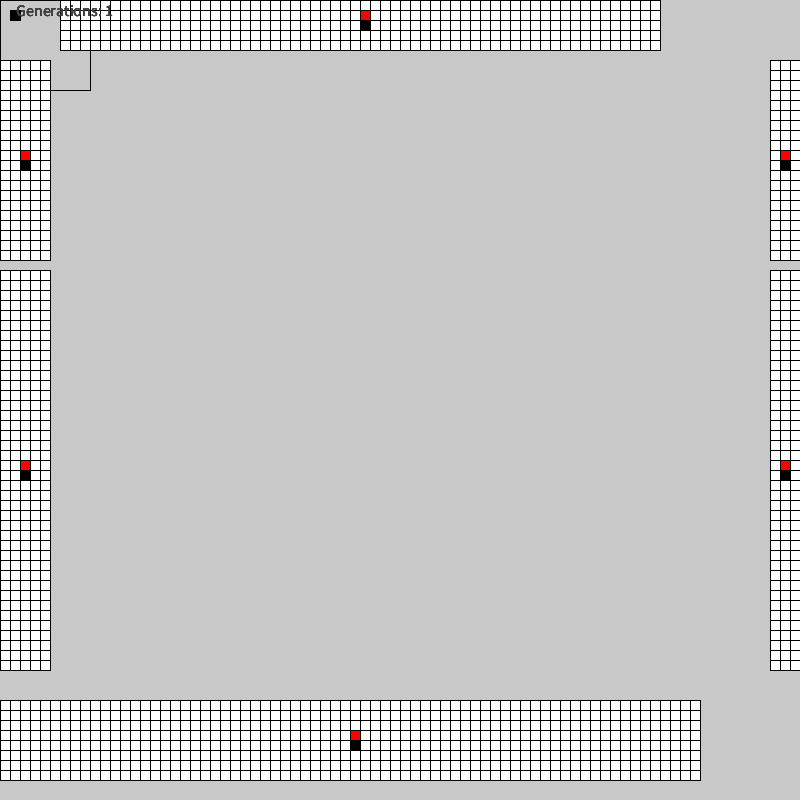
Frame 1 (no input)
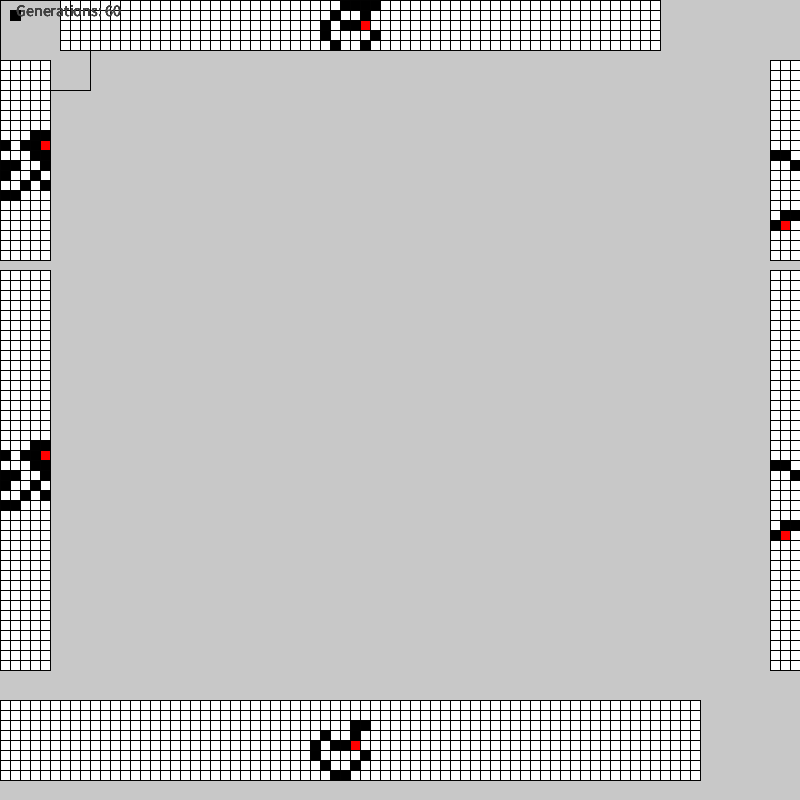
Frame 60 (the mouse pressed at the canvas centre just before this capture)
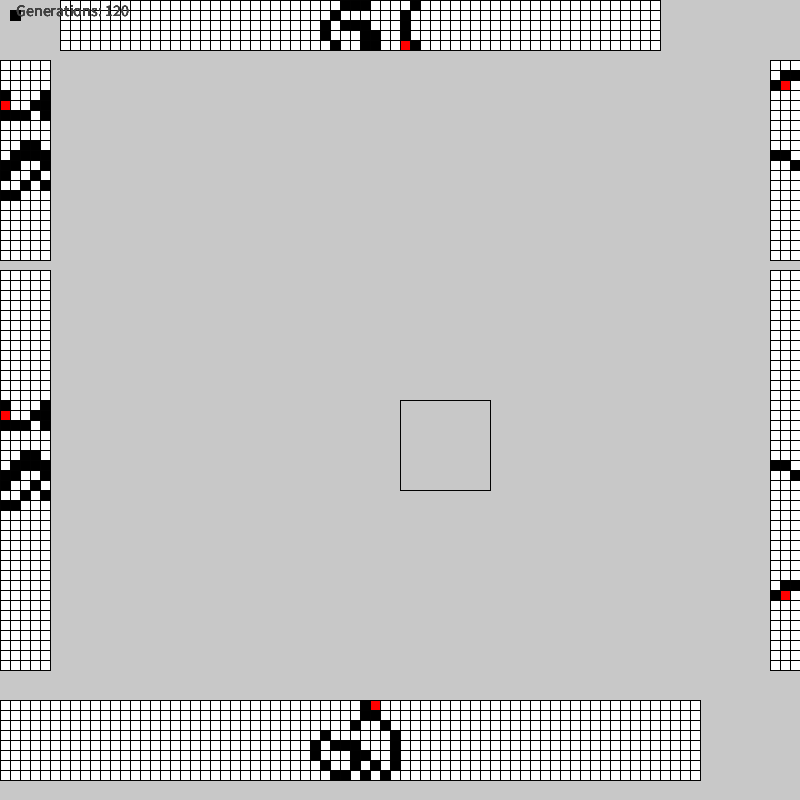
Frame 120 (the mouse held since frame 60 and released just before this capture)

The Processing sketch that drew these frames (run headless with seeded random() and noise(); from frame 60 on, the mouse is pressed at the canvas centre):

// Processing sketch: langtons_ant_windows
// ── langtons_ant_windows.pde
// Langtons Ant

// 2d Grid

// Ant mpves

LangtonsAnt board1;
LangtonsAnt board2;
LangtonsAnt board3;

ArrayList<LangtonsAnt> antBoards = new ArrayList<LangtonsAnt>();



// Objects can be added to an ArrayList with add()
//particles.add(new Particle());
boolean strokes = true;
void setup() {
  //noStroke();
  //frameRate(30);
  size(800,800);
  
  //top
  antBoards.add(new LangtonsAnt(60,0, 5, 60));
  
  //left
  antBoards.add(new LangtonsAnt(0,60, 20, 5));
  antBoards.add(new LangtonsAnt(0,270, 40, 5));
  
  //bottom
  antBoards.add(new LangtonsAnt(0,700, 8, 70));
  
  //right
  antBoards.add(new LangtonsAnt(770,60, 20, 3));
  antBoards.add(new LangtonsAnt(770,270, 40, 3));
 

  
 
}
void draw() {
  // call object
  background(200);
  fill(0);
  rect(10,10,10,10);
  for(LangtonsAnt ant : antBoards) {
    ant.updateAndDraw();
  }
  //board1.updateAndDraw();
  //board2.updateAndDraw();
  //board3.updateAndDraw();
  noFill();
  stroke(2);
  rect(mouseX, mouseY, 90,90);
  if(strokes) {
    stroke(2);
  } else {
    noStroke();
  }
  //noStroke();
}

void mouseClicked() {
  antBoards.add(new LangtonsAnt(mouseX, mouseY, 9,9));
}

void keyPressed() {
  if (key == 'a') {
    strokes = !strokes;
    print("a");
    
  }
}
// ── LangtonsAnt.pde
class LangtonsAnt {
  int rows = 80;
  int cols = 80;
  int [][] grid;
  
  int size;
  
  int boardX;
  int boardY;
  int antX;
  int antY;
  int dir;
  int cell;
  int generations;
  LangtonsAnt(int bx, int by, int nRows, int nCols) {
    rows = nRows;
    cols = nCols;
    boardX = bx;
    boardY = by;
    grid = new int[cols][rows];
  
    size = 10;
  
    antX = cols/2;
    antY = rows/2;
    dir = 0;
    cell = 0;
    generations = 0;
    init();
    
  }
  void init() {
     for (int i = 0; i < cols; i ++ ) {
     for (int j = 0; j < rows; j++) {
       //grid[i][j] = i % 2;
       //grid[i][j] = (((float)(j * cols )+ i ) / 100) * 255;
       grid[i][j] = 0;
     }
  }
  }
  void drawBoard() {
    pushMatrix();
    translate(boardX, boardY);
    
    
    for (int i = 0; i < cols; i ++ ) {
       for (int j = 0; j < rows; j++) {
         int cell = grid[i][j];
         if ( cell  == 1 ) {
           fill(0);
         } else if ( cell == 0 ) {
           fill(255); 
         } else if (cell == 2 ) {
           fill(127); 
         }
         //print(cell);
         //fill(cell);
         rect(i * size, j * size, size, size);
       }
    }
    fill(255,0,0);
    rect(antX * size, antY * size, size, size);
    popMatrix();
  }
  void update () {
  generations++;
  int futureCell;
  cell = grid[antX][antY];
   if (cell == 0) {
      futureCell = 1;
      dir = (dir - 1 ) % 4;
      if(dir<0) dir += 4;
      
   } else {
     futureCell = 0;
     dir = (dir + 1 ) % 4;
      if(dir<0) dir += 4;
   }
   cell = futureCell;
   grid[antX][antY] = futureCell;
}


void move() {
  switch(dir) {
    case 0:
      antX += 1;
      antX = antX % cols;
    
      break;
     
    case 1:
      antY += 1;
      antY = antY % rows;
    
     break;
      
    case 2:
      antX -= 1;
      antX = antX % cols;
      if (antX<0) antX += cols;
    
      break;
      
    case 3:
      antY -= 1;
      antY = antY % rows;
      if (antY<0) antY += rows;
    
      break;
      
  }
}

void updateAndDraw() {
  // draw ant on the board
  update();
  // move ant
  move();
  // update board
  drawBoard();
  // draw board
  fill(64);
  textSize(16);
  text("Generations: "+ generations,16,16);
  
}
}
